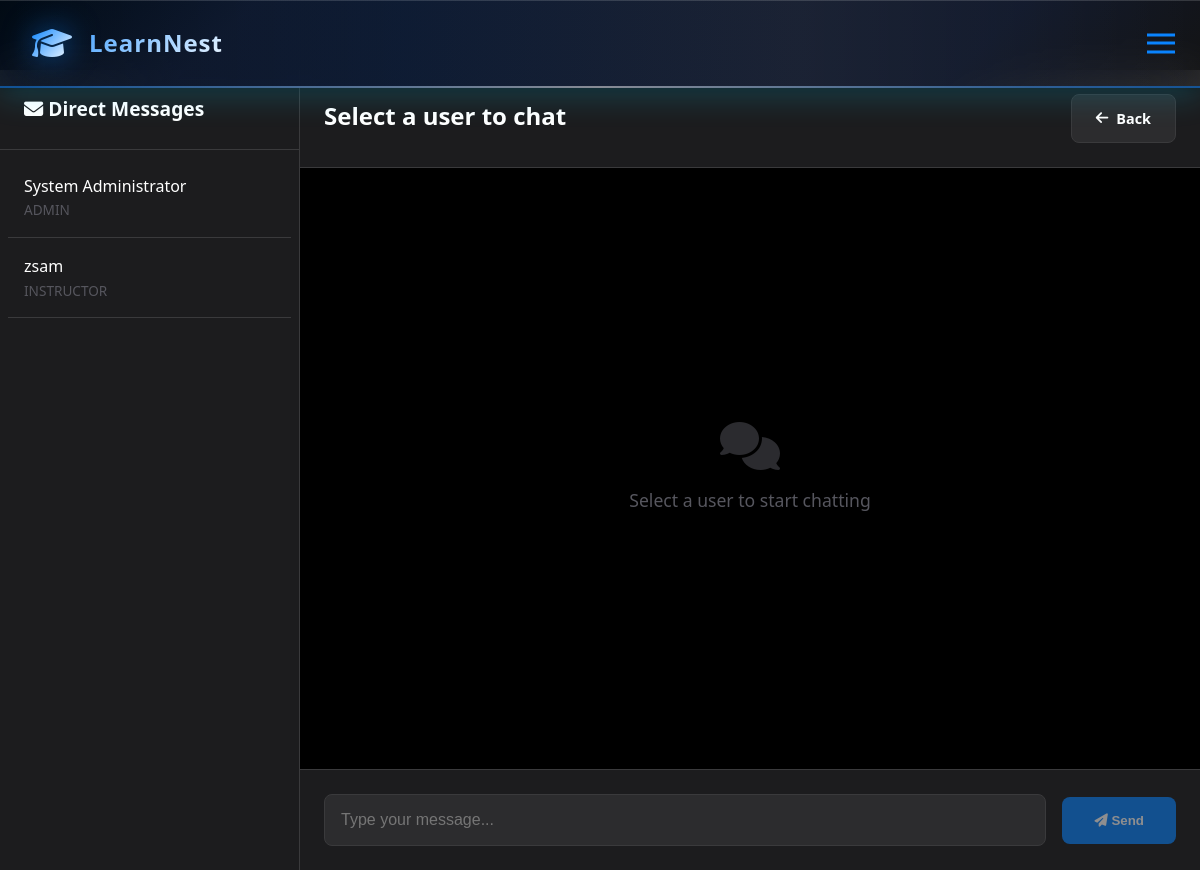
The app's page /direct-messages (signed in) with its own data.
### tables this page shows
CREATE TABLE users (
                id INTEGER PRIMARY KEY AUTOINCREMENT,
                username TEXT UNIQUE NOT NULL,
                email TEXT UNIQUE NOT NULL,
                password_hash TEXT NOT NULL,
                role TEXT NOT NULL DEFAULT 'student',
                full_name TEXT NOT NULL,
                bio TEXT,
                profile_image TEXT,
                instructor_approval_status TEXT DEFAULT 'approved',
                approved_by INTEGER,
                approved_at TIMESTAMP,
                created_at TIMESTAMP DEFAULT CURRENT_TIMESTAMP,
                last_login TIMESTAMP,
                is_active BOOLEAN DEFAULT 1, instructor_screenshot TEXT, profile_picture TEXT,
                FOREIGN KEY (approved_by) REFERENCES users (id)
            );

### app.py (the view)
@app.route('/direct-messages')
@login_required
def direct_messages_page():
    with db_lock:
        conn = get_db_connection()
        if current_user.is_admin() or current_user.is_instructor():
            users = conn.execute('''
                SELECT DISTINCT u.id, u.full_name, u.role FROM users u
                WHERE u.role = 'student' AND u.id != ?
                ORDER BY u.full_name
            ''', (current_user.id,)).fetchall()
        else:
            users = conn.execute('''
                SELECT DISTINCT u.id, u.full_name, u.role FROM users u
                WHERE (u.role = 'instructor' OR u.role = 'admin') AND u.id != ?
                ORDER BY u.full_name
            ''', (current_user.id,)).fetchall()
        conn.close()
    return render_template('direct_messages.html', users=users)

### app.py (called while the page is built)
@app.context_processor
def inject_csrf_token():
    if 'csrf_token' not in session:
        session['csrf_token'] = secrets.token_urlsafe(32)
    return dict(csrf_token=session['csrf_token'])

def get_db_connection():
    conn = sqlite3.connect(DATABASE, timeout=30)
    conn.execute('PRAGMA journal_mode=WAL;')
    conn.execute('PRAGMA synchronous=NORMAL;')
    conn.execute('PRAGMA cache_size=10000;')
    conn.execute('PRAGMA temp_store=MEMORY;')
    conn.row_factory = sqlite3.Row
    return conn

@login_manager.user_loader
def load_user(user_id):
    try:
        with db_lock:
            conn = get_db_connection()
            user = conn.execute(
                'SELECT * FROM users WHERE id = ? AND is_active = 1', (user_id,)
            ).fetchone()
            conn.close()
        if user:
            profile_pic = user['profile_picture'] if 'profile_picture' in user.keys() else None
            return User(user['id'], user['username'], user['email'], user['role'],
                       user['full_name'], user['created_at'], user['is_active'],
                       user['instructor_approval_status'] if user['instructor_approval_status'] else 'approved',
                       user['approved_by'],
                       user['approved_at'],
                       profile_pic)
    except sqlite3.OperationalError:
        pass
    return None

    def is_admin(self):
        return self.role == 'admin'

    def is_instructor(self):
        return self.role == 'instructor'

    def is_student(self):
        return self.role == 'student'

### templates/direct_messages.html (shortened to what this page needs)
{% extends "base.html" %}
{% block content %}
<div style="display: flex; height: 100vh; background: var(--bg-primary);">
    <div style="width: 300px; background: var(--bg-secondary); border-right: 1px solid var(--divider); overflow-y: auto;">
        <div style="padding: 1.5rem; border-bottom: 1px solid var(--divider);">
            <h3 style="margin: 0; color: var(--text-primary); font-size: 1.2rem;">
                <i class="fas fa-envelope"></i> Direct Messages
            </h3>
        </div>
        <div id="users-list" style="padding: 0.5rem;">
            {% if users %}
                {% for user in users %}
                <div class="user-item" data-user-id="{{ user.id }}" onclick="selectUser({{ user.id }}, '{{ user.full_name }}')"
                     style="padding: 1rem; cursor: pointer; border-bottom: 1px solid var(--divider); transition: all 0.2s; display: flex; justify-content: space-between; align-items: center;"
                     onmouseover="this.style.background='var(--card-hover)'" onmouseout="this.style.background='transparent'">
                    <div>
                        <div style="color: var(--text-primary); font-weight: 500;">{{ user.full_name }}</div>
                        <div style="color: var(--text-tertiary); font-size: 0.85rem;">{{ user.role.upper() }}</div>
                    </div>
                </div>
                {% endfor %}
            {% else %}
                <div style="padding: 2rem 1rem; text-align: center; color: var(--text-tertiary);">
                    <i class="fas fa-inbox" style="font-size: 2rem; margin-bottom: 1rem; display: block;"></i>
                    No users available for direct messaging
                </div>
            {% endif %}
        </div>
    </div>
    <div style="flex: 1; display: flex; flex-direction: column;">
        <div style="background: var(--bg-secondary); border-bottom: 1px solid var(--divider); padding: 1.5rem; display: flex; justify-content: space-between; align-items: center;">
            <div>
                <h2 id="chat-header" style="margin: 0; color: var(--text-primary);">Select a user to chat</h2>
            </div>
            <a href="{{ url_for('dashboard') }}" class="btn btn-secondary" style="background: var(--bg-tertiary); color: var(--text-primary); padding: 0.75rem 1.5rem; border-radius: 8px; text-decoration: none; border: 1px solid var(--btn-secondary-border);">
                <i class="fas fa-arrow-left"></i> Back
            </a>
        </div>
        <div id="messages-container" style="flex: 1; overflow-y: auto; padding: 1.5rem; display: flex; flex-direction: column; gap: 1rem;">
            <div style="text-align: center; color: var(--text-tertiary); margin: auto;">
                <i class="fas fa-comments" style="font-size: 3rem; margin-bottom: 1rem; opacity: 0.5; display: block;"></i>
                <p style="font-size: 1.1rem;">Select a user to start chatting</p>
            </div>
        </div>
        <div style="background: var(--bg-secondary); border-top: 1px solid var(--divider); padding: 1.5rem;">
            <div style="display: flex; gap: 1rem; align-items: center;">
                <input type="text" id="message-input" placeholder="Type your message..."
                       style="flex: 1; padding: 1rem; border: 1px solid var(--divider); border-radius: 8px; font-size: 1rem; background: var(--bg-tertiary); color: var(--text-primary);"
                       onkeypress="if(event.key === 'Enter') sendDirectMessage();" disabled>
                <button id="send-btn" onclick="sendDirectMessage()" style="background: var(--accent-primary); color: white; padding: 1rem 2rem; border: none; border-radius: 8px; font-weight: 600; cursor: pointer; transition: all 0.2s; opacity: 0.5; pointer-events: none;"
                        onmouseover="if(!this.disabled) { this.style.transform='translateY(-2px)'; this.style.boxShadow='var(--shadow-hover)'; }"
                        onmouseout="if(!this.disabled) { this.style.transform='translateY(0)'; this.style.boxShadow='var(--shadow)'; }">
                    <i class="fas fa-paper-plane"></i> Send
                </button>
            </div>
        </div>
    </div>
</div>
{% endblock %}

### templates/base.html (style rules this page uses)
:root { --black: #000000; --gray-50: #0D0D0D; --gray-100: #1C1C1E; --gray-200: #2C2C2E; --gray-300: #3A3A3C; --gray-400: #48484A; --gray-500: #636366; --gray-600: #8E8E93; --gray-700: #9999A5; --gray-800: #AEAEB2; --gray-900: #C7C7CC; --white: #ffffff; --primary: #0A84FF; --primary-dark: #006EDC; --success: #0A84FF; --warning: #FF9F0A; --info: #64D2FF; --danger: #FF453A; --accent: #BF5AF2; --text-primary: #FFFFFF; --text-secondary: #9999A5; --text-light: #56565E; --text-disabled: #3A3A3E; --background: var(--black); --card-bg: var(--gray-100); --card-hover: var(--gray-200); --border: var(--gray-300); --border-light: var(--gray-400); --shadow-sm: 0 2px 8px rgba(0, 0, 0, 0.4); --shadow: 0 2px 12px rgba(0, 0, 0, 0.5); --shadow-md: 0 4px 16px rgba(0, 0, 0, 0.6); --shadow-lg: 0 4px 20px rgba(0, 0, 0, 0.6); --shadow-xl: 0 8px 32px rgba(0, 0, 0, 0.7); --gradient-primary: linear-gradient(135deg, var(--primary) 0%, var(--primary-dark) 100%); --gradient-success: linear-gradient(135deg, var(--success) 0%, #28CD4B 100%); --gradient-warning: linear-gradient(135deg, var(--warning) 0%, #FF8800 100%); --gradient-accent: linear-gradient(135deg, var(--accent) 0%, #A646E8 100%); --gradient-bg: linear-gradient(135deg, var(--black) 0%, var(--gray-50) 100%); --radius-sm: 0.5rem; --radius: 0.75rem; --radius-md: 1rem; --radius-lg: 1.25rem; --radius-xl: 1.5rem; }
* { margin: 0; padding: 0; box-sizing: border-box; }
body { font-family: system-ui, -apple-system, sans-serif; background: linear-gradient(135deg, var(--black) 0%, var(--gray-100) 100%); min-height: 100vh; line-height: 1.6; color: var(--text-primary); margin: 0; padding-top: 70px; }
.btn { display: inline-flex; align-items: center; gap: 0.5rem; padding: 0.75rem 1.5rem; border: none; border-radius: var(--radius); font-weight: 600; text-decoration: none; cursor: pointer; transition: all 0.2s; font-size: 0.9rem; color: var(--white); }
.btn-secondary { background: var(--gray-200); color: var(--text-primary); border: 1px solid var(--border); }
body, .navbar, .card, .stat-card, .btn, .form-group input, .form-group select, .form-group textarea { transition: background-color 0.3s ease, color 0.3s ease, border-color 0.3s ease; }

### templates/direct_messages.html (style rules this page uses)
:root { --bg-primary: #000000; --bg-secondary: #1C1C1E; --bg-tertiary: #2C2C2E; --divider: #3A3A3C; --accent-primary: #0A84FF; --text-primary: #FFFFFF; --text-tertiary: #56565E; --shadow: 0 4px 20px rgba(0,0,0,0.6); --shadow-hover: 0 6px 25px rgba(0,0,0,0.7); --btn-secondary-border: #3A3A3C; }
body { background: var(--bg-primary); }

### records on screen
users: full_name "System Administrator", role "ADMIN"
users: full_name "zsam", role "INSTRUCTOR"
